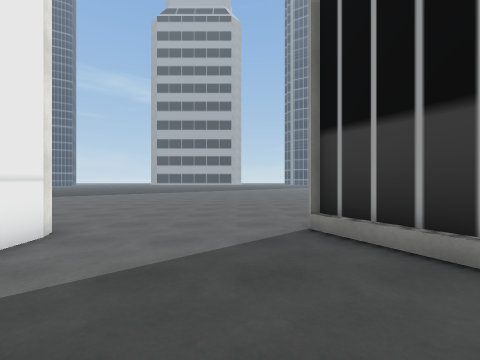
view 1 (above)

16 first-person views from a walk through a 3-D level made in the Unity game engine. The camera is 1.4 m above the floor, looks level and sees 90° across. The floor is counted in squares, 1.44 m on a side. Each view is taken from the middle of a square. On the plan, view 1 faces up. The plan holds only what a view shows up to about 10 squares ahead; the rest is blank. The place goes on beyond the plan. The player character is not drawn. Some surface patterns are stand-ins.

view 2
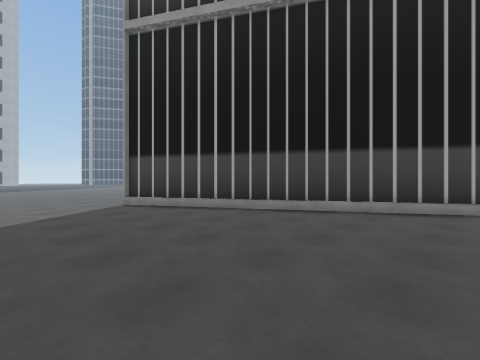

view 3
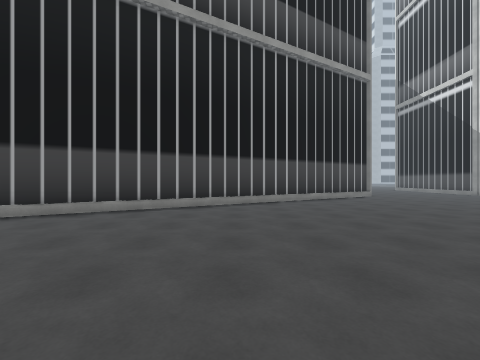

view 4
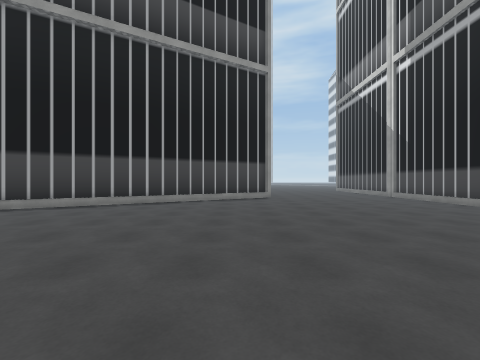

view 5
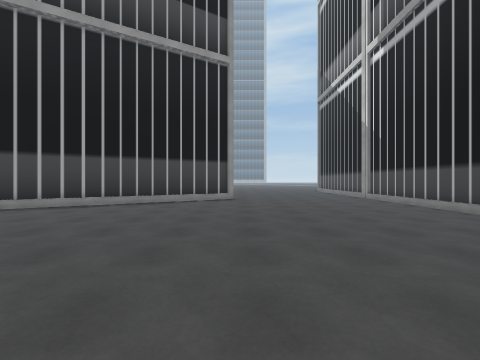

view 6
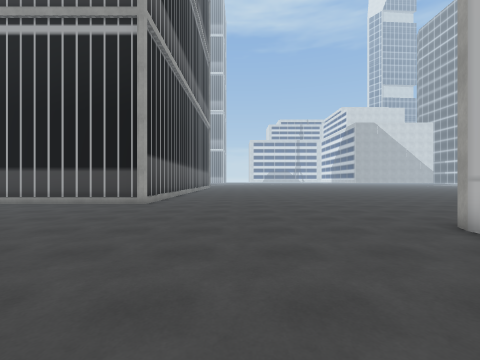

view 7
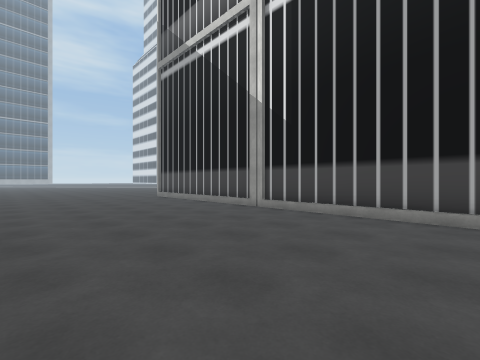

view 8
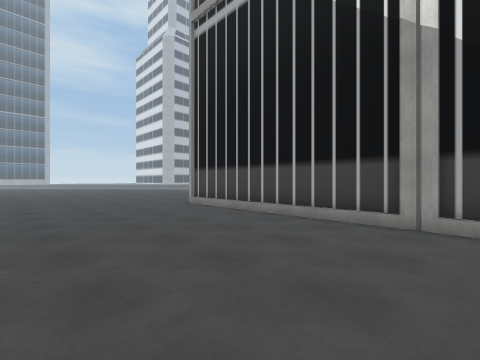

view 9
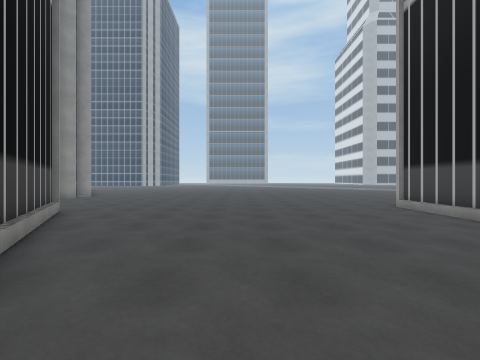

view 10
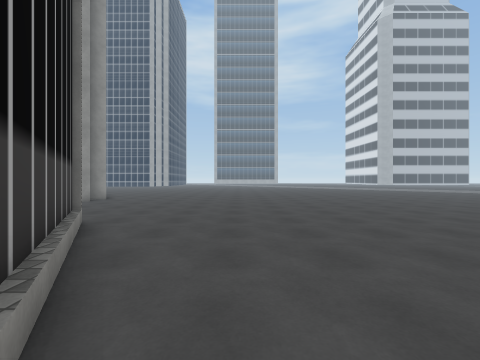

view 11
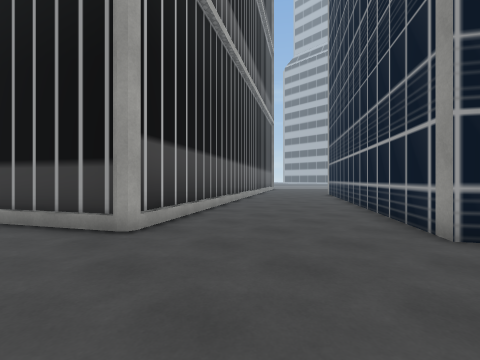

view 12
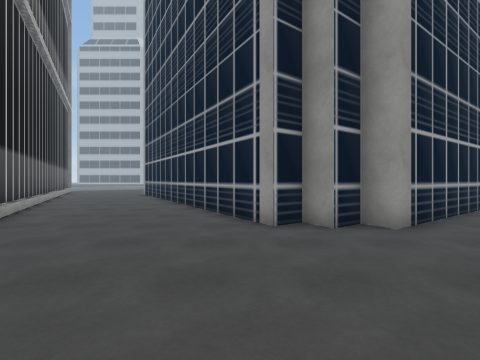

view 13
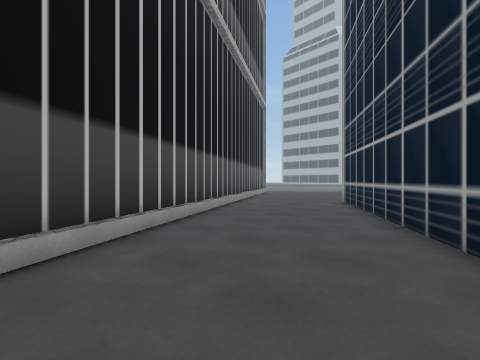

view 14
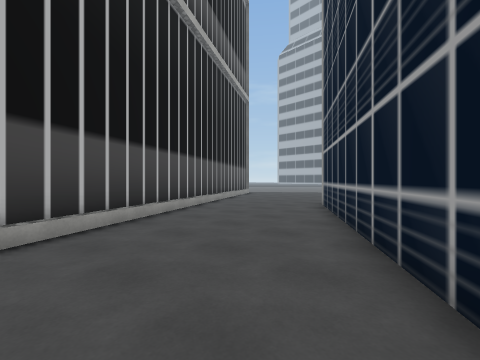

view 15
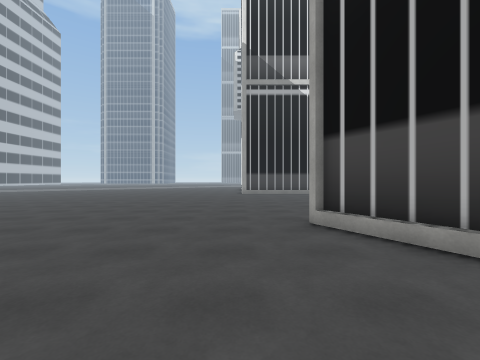

view 16
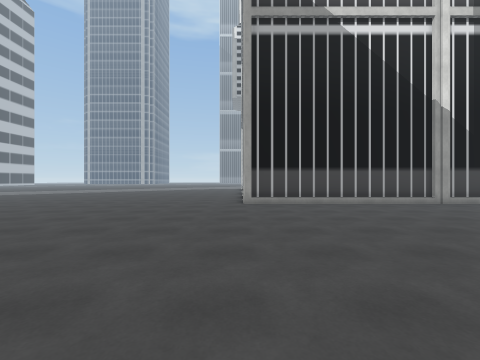

### Floor plan
Points are (right, up) in squares from view 1. A wall is a line through its corners. A room is listed if a view was taken in it or the views show most of it. See-through windows are left out.
Room 1 (views 1, 2, 3, 4, 5, 6, 7, 8, 9, 10, 11, 12, 13, 14, 15, 16)
walls: (10, -9.9) (1.5, 4.8); (19.1, -8.6) (19.5, -9.2) (15.5, -11.5); (13.1, -20.8) (20.6, -20.8); (5, -20.7) (20.6, -20.7); (5.1, -20.8) (12.6, -20.8); (13.4, 0.8) (19.3, -9.3); (-3.3, -15.5) (-3.5, -16); (26.6, -6) (26.1, -6.3) (25.7, -5.6) (24.8, -6.1) (24.4, -5.5) (23.7, -6) (17.9, 3); (-3.3, 4.1) (-3.3, 3.3)
low walls: (10.1, -10.5) (9.6, -9.6); (8.9, -8.6) (8.5, -7.8); (8.4, -7.6) (7.8, -6.6); (15.4, -11.7) (15, -12); (7.2, -5.5) (6.7, -4.8); (16.4, -11.2) (15.8, -11.6); (6.1, -3.6) (5.7, -3); (18.6, -9.9) (16.5, -11.1); (18.1, -6.9) (18.5, -7.6); (16.7, -4.5) (17, -4.9); (5.4, -2.4) (4.7, -1.3); (16, -3.3) (16.3, -3.7); (15.3, -2) (16, -3.2); (4.3, -0.5) (4.1, -0.1); (13.6, 0.9) (13.9, 0.4)
ways out: opening at (-0.5, 5.8); opening at (16, 2.7)

Positions as (right, up) in squares from view 1, and headings:
1: (0, 0), facing up
2: (-2, -5), facing up-right
3: (-2, -6), facing right
4: (-1, -12), facing right
5: (0, -14), facing right
6: (1, -11), facing down
7: (7, -14), facing down-right
8: (12, -15), facing down-right
9: (12, -15), facing right
10: (14, -13), facing right
11: (24, -11), facing up-left
12: (23, -11), facing up
13: (21, -6), facing up-left
14: (21, -4), facing up-left
15: (21, -4), facing down
16: (21, -11), facing down
